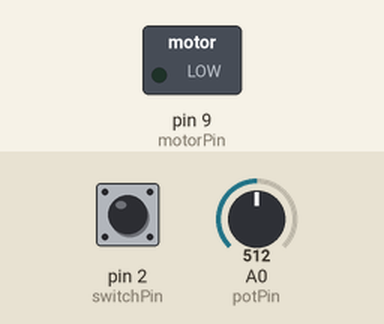
Bench run of a sketch on a simulated Arduino Uno, built with avr-gcc and run on an emulated ATmega328P. Parts: switched loads named in the sketch (green lamp = pin HIGH). Inputs (shaded band) come from the test bench; at power-on: pin 2 (switchPin) HIGH, A0 (potPin) = 512.

Above: at 1.2 s.
1.3 s: pin 2 (switchPin) pulled LOW for 0.15 s
At 1.9 s:
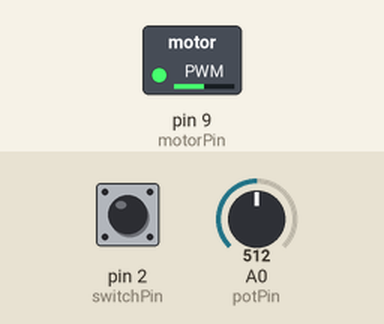
2.9 s: A0 (potPin) set to 716
At 4.1 s:
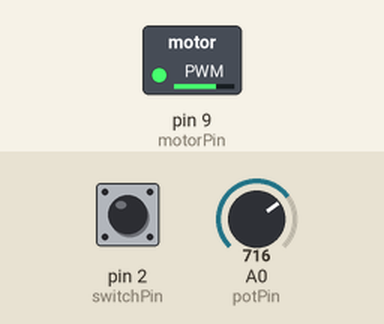
4.4 s: A0 (potPin) set to 900
At 5.3 s:
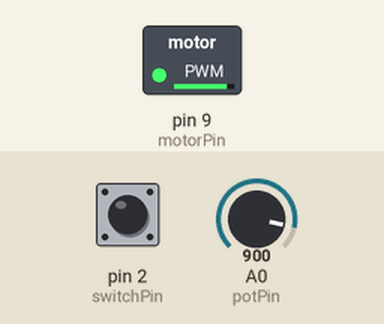
5.9 s: A0 (potPin) set to 122
At 6.4 s:
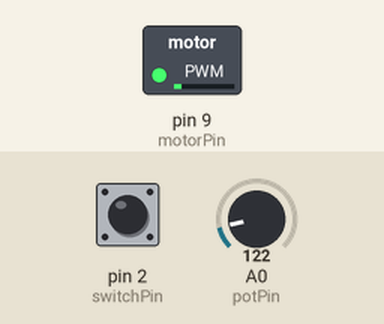
7.4 s: A0 (potPin) set to 511
At 8.6 s:
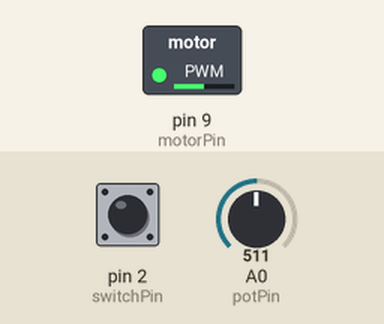
8.9 s: pin 2 (switchPin) pulled LOW for 1 s
At 11.3 s:
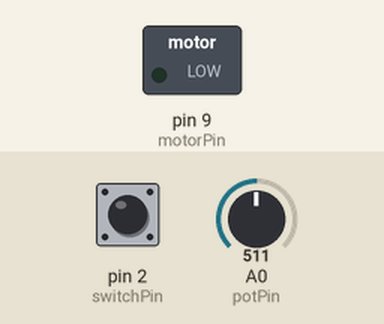
Timing chart, 0 to 12.4 s (numbered marks = the images above; inputs shaded):
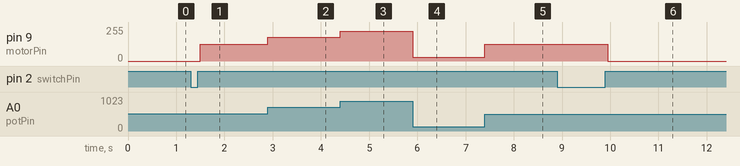

Measured:
- after the input at 1.3 s, pin 9 (motorPin): 0/255 → 127/255 after 0.20 s
- after the input at 2.9 s, pin 9 (motorPin): 127/255 → 178/255 at once
- after the input at 4.4 s, pin 9 (motorPin): 178/255 → 224/255 at once
- after the input at 5.9 s, pin 9 (motorPin): 224/255 → 30/255 at once
- after the input at 7.4 s, pin 9 (motorPin): 30/255 → 127/255 at once
- after the input at 8.9 s, pin 9 (motorPin): 127/255 → 0/255 after 1.1 s

The sketch:

watchwinder_controller_Arduino.ino
```cpp
const int motorPin = 9;   // PWM-enabled pin for motor control, change to your desired pin
const int potPin = A0;    // analog input pin for potentiometer
int speed = 0;            // initial motor speed
int potValue = 0;         // potentiometer reading

const int switchPin = 2;    // digital input pin for on/off switch
bool switchState = false;   // current state of on/off switch
bool lastSwitchState = false;   // previous state of on/off switch
unsigned long lastDebounceTime = 0;   // last time the switch was toggled
const unsigned long debounceDelay = 50;   // debounce delay in milliseconds

unsigned long motorStartTime = 0;   // start time of motor operation
unsigned long motorRunTime = 60 * 60 * 1000;   // motor run time in milliseconds (60 minutes)
unsigned long motorStopTime = motorStartTime + motorRunTime;   // stop time of motor operation
unsigned long motorCooldownTime = 120 * 60 * 1000;   // motor cooldown time in milliseconds (120 minutes)

void setup() {
  pinMode(motorPin, OUTPUT);
  pinMode(potPin, INPUT);

  pinMode(switchPin, INPUT_PULLUP);   // set switch pin to INPUT mode with pull-up resistor enabled
}

void loop() {
  // read and debounce switch input
  bool reading = digitalRead(switchPin);
  if (reading != lastSwitchState) {
    lastDebounceTime = millis();
  }
  if ((millis() - lastDebounceTime) > debounceDelay) {
    if (reading != switchState) {
      switchState = reading;
      if (switchState) {
        // toggle motor state when switch is pressed
        if (motorStopTime <= millis()) {
          motorStartTime = millis();
          motorStopTime = motorStartTime + motorRunTime;
        } else {
          analogWrite(motorPin, 0);
          motorStartTime = 0;
          motorStopTime = 0;
        }
      }
    }
  }
  lastSwitchState = reading;

  // run motor if within run time and switch is on
  if (motorStartTime > 0 && millis() >= motorStartTime && millis() < motorStopTime) {
    potValue = analogRead(potPin);
    speed = map(potValue, 0, 1023, 0, 255);
    analogWrite(motorPin, speed);
  } else {
    // stop motor if outside of run time or switch is off
    analogWrite(motorPin, 0);
  }
}
```
